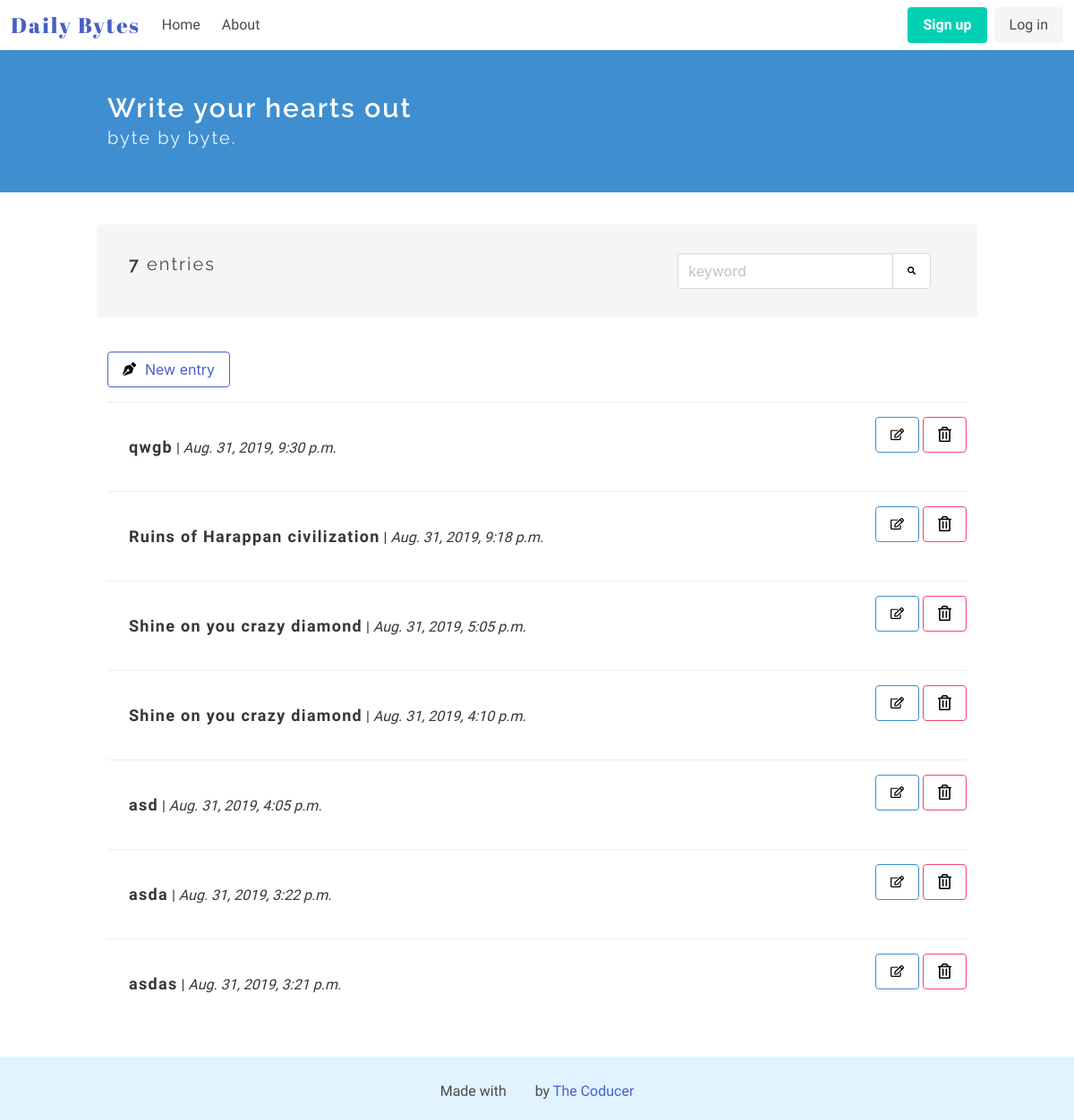
Before: / with the older database file.
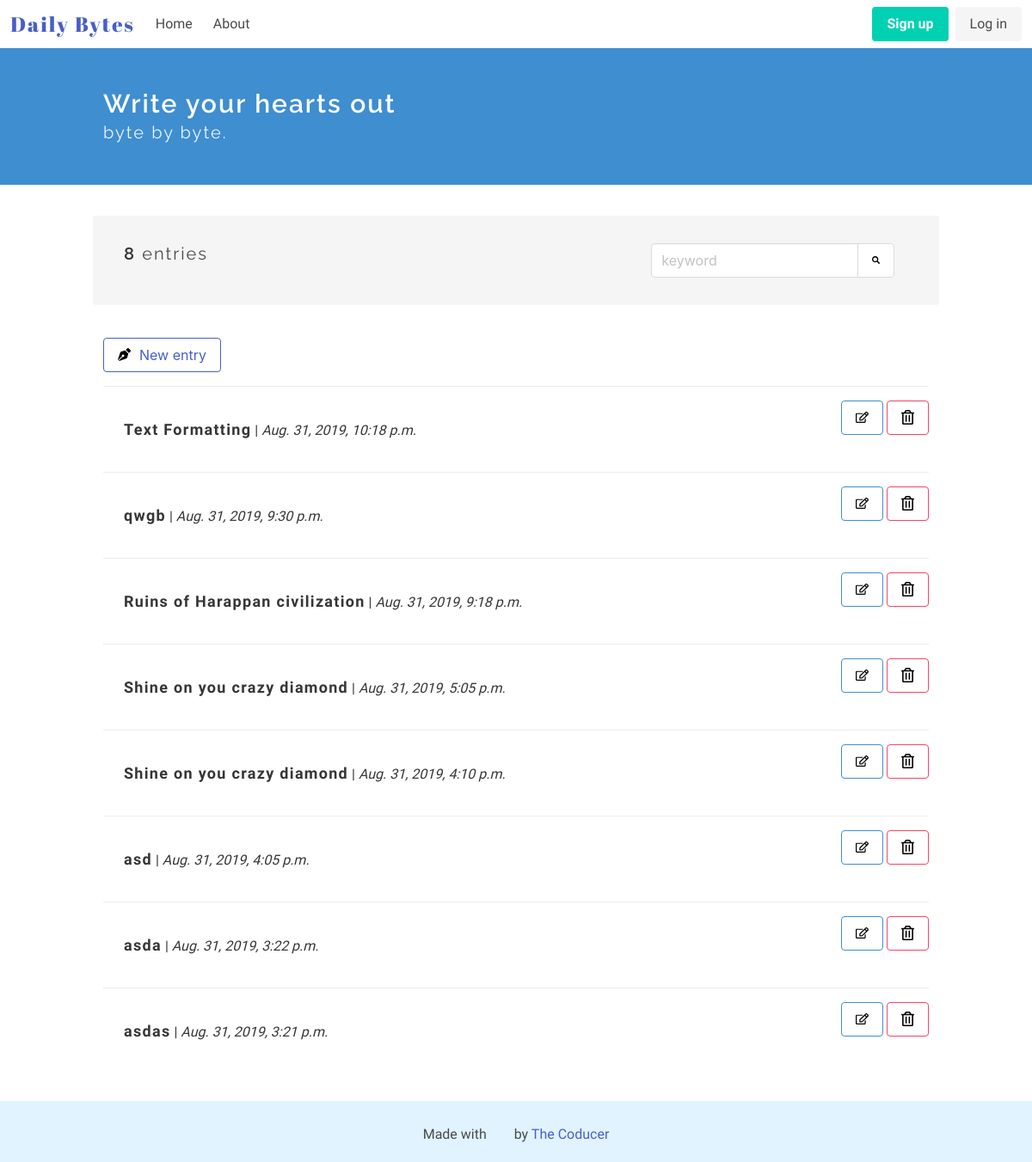
After: the same page with the newer database file.
### diary_app/models.py (models this page shows, shortened)
class Entry(models.Model):
    title = models.CharField(max_length=50, default='', verbose_name="")
    text = RichTextUploadingField(verbose_name="")
    date_posted = models.DateTimeField(auto_now_add = True)
    class Meta:
        verbose_name_plural = 'entries'

### diary_app/views.py (the view)
# urls.py: path('', views.index, name = 'home'),
def index(request):
    entries = Entry.objects.order_by('-date_posted') # to set a definite order
    count_entries = Entry.objects.all().count()
    context = {'entries': entries, 'count_entries': count_entries}
    return render(request, 'diary_app/index.html', context)

### diary_app/templates/diary_app/index.html (shortened to what this page needs)
<!DOCTYPE html>
<html lang="en">
<head>
</head>
<body>
    {% extends "./base.html" %}
    {% block content %}
    {% load static %}
    <section class="hero is-info">
        <div class="hero-body">
        <div class="container">
            <h1 class="title">
                Write your hearts out
            </h1>
            <h2 class="subtitle">
                byte by byte.
            </h2>
        </div>
        </div>
    </section>
    <section class="section">
        <div class="container">
            <div class="container my-top-bar">
            <div class="columns notification">
                <div class="column is-two-thirds">
                    <p class="subtitle is-5">
                        {% if count_entries < 1 %}
                            You don't have any entries
                        {% else %}
                            <strong>{{ count_entries }}</strong> entries
                        {% endif %}
                    </p>
                </div>
                <div class="column">
                <div class="field has-addons">
                    <p class="control">
                        <input class="input" type="text" placeholder="keyword">
                    </p>
                    <p class="control">
                        <button class="button">
                            <img class="search-icon" src="{% static '/images/search.svg' %}" alt="Add new byte" width=15px height=15px>
                        </button>
                    </p>
                    </div>
                    </div>
                </div>
                </div>
        <article class="media">
            <div class="media-content">
                <div class="content">
                    <a class="button is-link is-outlined" href="{% url 'add' %}"><img src="{% static '/images/pen.svg' %}" alt="Add new byte" width=15px height=15px style="margin-right: 10px;">New entry</a>
                </div>
            </div>
        </article>
        {% for entry in entries %}
        <article class="media">
                <div class="media-content">
                    <a href="/entry/{{entry.id}}">
                    <div class="content notification readmore-div">
                        <p>
                            <strong class="entry-title">{{ entry.title }}</strong> | <i>{{ entry.date_posted }}</i>
                        </p>
                    </div>
                    </a>
                </div>
                <div class="media-right">
                        <a class="button is-info is-outlined" href="/edit/{{entry.id}}"><img src="{% static '/images/edit.svg' %}" alt="Edit" width=15px height=15px></a>
                        <a class="button is-danger is-outlined" href="/confirmdelete/{{entry.id}}"><img src="{% static '/images/delete.svg' %}" alt="Delete" width=15px height=15px color: red;></a>
                </div>
            </article>
        {% endfor %}
    </div>
    </section>
    {% endblock %}

Changed rows visible on the page:
added Entry: title "Text Formatting", date_posted "Aug. 31, 2019, 10:18 p.m."
Other visible differences:
{{ count_entries }}: "7" → "8"
